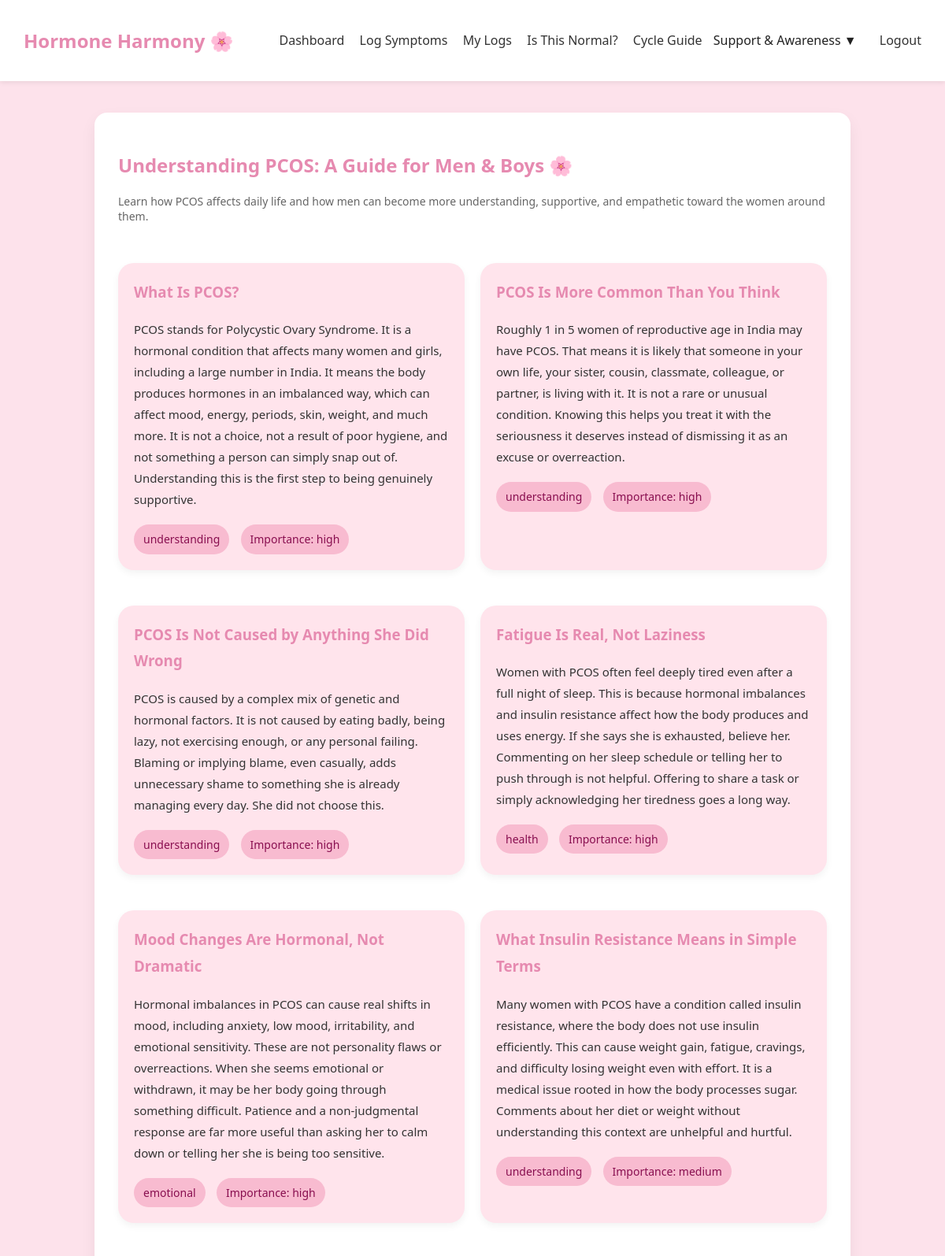
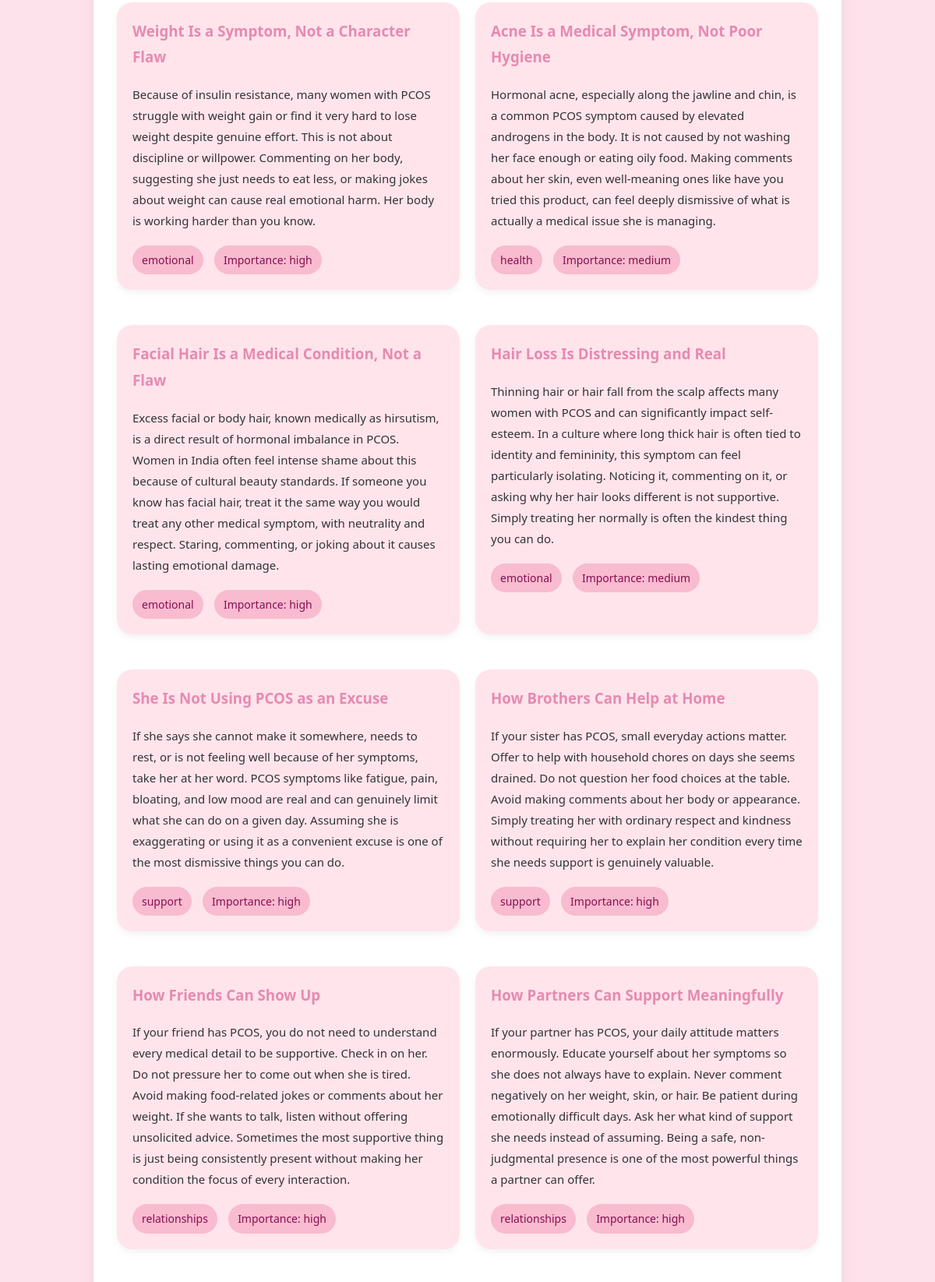
/awareness (signed in, upper part), run on the app's committed database (2 pictures, top to bottom).
### tables this page shows
CREATE TABLE awareness (
            id INTEGER PRIMARY KEY AUTOINCREMENT,
            title TEXT,
            content TEXT,
            category TEXT,
            importance TEXT
        );

### backend/app.py (the view)
@app.route('/awareness')
@login_required
def awareness_page():
    return view_awareness()

### backend/db.py (called while the page is built)
def get_db():
    conn = sqlite3.connect(DB_PATH)
    conn.row_factory = sqlite3.Row
    return conn

### backend/routes/awareness.py (called while the page is built)
def view_awareness():
    db = get_db()
    awareness_items = db.execute("""
        SELECT * FROM awareness
    """).fetchall()
    return render_template(
        "awareness.html",
        awareness_items=awareness_items
    )

### backend/utils.py (called while the page is built)
def login_required(view_func):
    @wraps(view_func)
    def wrapper(*args, **kwargs):
        if "user_id" not in session:
            flash("Please log in to access this feature 🌸", "warning")
            return redirect("/login")
        return view_func(*args, **kwargs)
    return wrapper

### backend/templates/awareness.html (shortened to what this page needs)
{% extends "base.html" %}
{% block content %}
<h2>Understanding PCOS: A Guide for Men & Boys 🌸</h2>
<p class="subtitle">
Learn how PCOS affects daily life and how men can become more understanding,
supportive, and empathetic toward the women around them.
</p>
<div class="awareness-grid">
    {% for item in awareness_items %}
    <div class="info-card">
        <h3 class="awareness-title">
            {{ item.title }}
        </h3>
        <p class="awareness-content">
            {{ item.content }}
        </p>
        <div class="tags">
            <span class="tag">{{ item.category }}</span>
            <span class="tag">
                Importance: {{ item.importance }}
            </span>
        </div>
    </div>
    {% endfor %}
</div>
{% endblock %}

### backend/static/css/styles.css (style rules this page uses)
:root { --pink-main: #f7a8c7; --pink-light: #fde2eb; --pink-dark: #e68ab0; --white: #ffffff; --text-dark: #333; }
body { margin: 0; font-family: "Segoe UI", sans-serif; background-color: var(--pink-light); color: var(--text-dark); }
h2 { color: var(--pink-dark); margin-bottom: 20px; }
.info-card { background: var(--pink-light); padding: 24px; border-radius: 18px; margin-top: 25px; line-height: 1.8; color: #444; box-shadow: 0 4px 10px rgba(0,0,0,0.05); }
.info-card h3 { color: var(--pink-dark); margin-top: 0; margin-bottom: 18px; }
.info-card p { margin-bottom: 18px; font-size: 15px; }
.subtitle { color: #666; margin-bottom: 30px; }
.subtitle { color: #666; margin-bottom: 25px; font-size: 14px; }

### backend/templates/awareness.html (style rules this page uses)
.awareness-grid { display: grid; grid-template-columns: repeat(auto-fit, minmax(320px, 1fr)); gap: 20px; margin-top: 20px; }
.info-card { background: #ffe4ec; padding: 20px; border-radius: 20px; }
.awareness-title { color: #c2185b; margin-bottom: 15px; }
.awareness-content { line-height: 1.8; color: #333; }
.tags { margin-top: 15px; }
.tag { display: inline-block; background: #f8bbd0; color: #880e4f; padding: 6px 12px; border-radius: 20px; margin-right: 10px; font-size: 14px; }

### data on the page
awareness: title "What Is PCOS?", content "PCOS stands for Polycystic Ovary Syndrome. It is a hormonal condition that affects many women and girls, including a large number in India. It means the body produces hormones in an imbalanced way, which can affect mood, energy, periods, skin, weight, and much more. It is not a choice, not a result of poor hygiene, and not something a person can simply snap out of. Understanding this is the first step to being genuinely supportive.", category "understanding", importance "high"
awareness: title "PCOS Is More Common Than You Think", content "Roughly 1 in 5 women of reproductive age in India may have PCOS. That means it is likely that someone in your own life, your sister, cousin, classmate, colleague, or partner, is living with it. It is not a rare or unusual condition. Knowing this helps you treat it with the seriousness it deserves instead of dismissing it as an excuse or overreaction.", category "understanding", importance "high"
awareness: title "PCOS Is Not Caused by Anything She Did Wrong", content "PCOS is caused by a complex mix of genetic and hormonal factors. It is not caused by eating badly, being lazy, not exercising enough, or any personal failing. Blaming or implying blame, even casually, adds unnecessary shame to something she is already managing every day. She did not choose this.", category "understanding", importance "high"
awareness: title "Fatigue Is Real, Not Laziness", content "Women with PCOS often feel deeply tired even after a full night of sleep. This is because hormonal imbalances and insulin resistance affect how the body produces and uses energy. If she says she is exhausted, believe her. Commenting on her sleep schedule or telling her to push through is not helpful. Offering to share a task or simply acknowledging her tiredness goes a long way.", category "health", importance "high"
awareness: title "Mood Changes Are Hormonal, Not Dramatic", content "Hormonal imbalances in PCOS can cause real shifts in mood, including anxiety, low mood, irritability, and emotional sensitivity. These are not personality flaws or overreactions. When she seems emotional or withdrawn, it may be her body going through something difficult. Patience and a non-judgmental response are far more useful than asking her to calm down or telling her she is being too sensitive.", category "emotional", importance "high"
awareness: title "What Insulin Resistance Means in Simple Terms", content "Many women with PCOS have a condition called insulin resistance, where the body does not use insulin efficiently. This can cause weight gain, fatigue, cravings, and difficulty losing weight even with effort. It is a medical issue rooted in how the body processes sugar. Comments about her diet or weight without understanding this context are unhelpful and hurtful.", category "understanding", importance "medium"
awareness: title "Weight Is a Symptom, Not a Character Flaw", content "Because of insulin resistance, many women with PCOS struggle with weight gain or find it very hard to lose weight despite genuine effort. This is not about discipline or willpower. Commenting on her body, suggesting she just needs to eat less, or making jokes about weight can cause real emotional harm. Her body is working harder than you know.", category "emotional", importance "high"
awareness: title "Acne Is a Medical Symptom, Not Poor Hygiene", content "Hormonal acne, especially along the jawline and chin, is a common PCOS symptom caused by elevated androgens in the body. It is not caused by not washing her face enough or eating oily food. Making comments about her skin, even well-meaning ones like have you tried this product, can feel deeply dismissive of what is actually a medical issue she is managing.", category "health", importance "medium"
awareness: title "Facial Hair Is a Medical Condition, Not a Flaw", content "Excess facial or body hair, known medically as hirsutism, is a direct result of hormonal imbalance in PCOS. Women in India often feel intense shame about this because of cultural beauty standards. If someone you know has facial hair, treat it the same way you would treat any other medical symptom, with neutrality and respect. Staring, commenting, or joking about it causes lasting emotional damage.", category "emotional", importance "high"
awareness: title "Hair Loss Is Distressing and Real", content "Thinning hair or hair fall from the scalp affects many women with PCOS and can significantly impact self-esteem. In a culture where long thick hair is often tied to identity and femininity, this symptom can feel particularly isolating. Noticing it, commenting on it, or asking why her hair looks different is not supportive. Simply treating her normally is often the kindest thing you can do.", category "emotional", importance "medium"
awareness: title "She Is Not Using PCOS as an Excuse", content "If she says she cannot make it somewhere, needs to rest, or is not feeling well because of her symptoms, take her at her word. PCOS symptoms like fatigue, pain, bloating, and low mood are real and can genuinely limit what she can do on a given day. Assuming she is exaggerating or using it as a convenient excuse is one of the most dismissive things you can do.", category "support", importance "high"
awareness: title "How Brothers Can Help at Home", content "If your sister has PCOS, small everyday actions matter. Offer to help with household chores on days she seems drained. Do not question her food choices at the table. Avoid making comments about her body or appearance. Simply treating her with ordinary respect and kindness without requiring her to explain her condition every time she needs support is genuinely valuable.", category "support", importance "high"
awareness: title "How Friends Can Show Up", content "If your friend has PCOS, you do not need to understand every medical detail to be supportive. Check in on her. Do not pressure her to come out when she is tired. Avoid making food-related jokes or comments about her weight. If she wants to talk, listen without offering unsolicited advice. Sometimes the most supportive thing is just being consistently present without making her condition the focus of every interaction.", category "relationships", importance "high"
awareness: title "How Partners Can Support Meaningfully", content "If your partner has PCOS, your daily attitude matters enormously. Educate yourself about her symptoms so she does not always have to explain. Never comment negatively on her weight, skin, or hair. Be patient during emotionally difficult days. Ask her what kind of support she needs instead of assuming. Being a safe, non-judgmental presence is one of the most powerful things a partner can offer.", category "relationships", importance "high"
